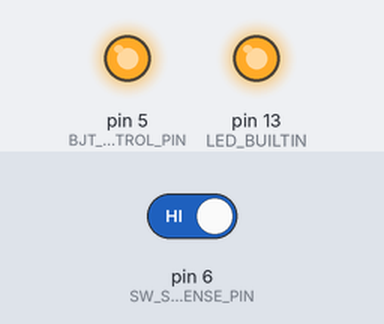
This sketch was run on a simulated Arduino Uno, built with avr-gcc and run on an emulated ATmega328P. Parts: output pins drawn as LEDs (lit = HIGH). The inputs (shaded band) are chosen by the test bench; at power-on: pin 6 (SW_STATE_SENSE_PIN) HIGH.

Above: at 0.2 s.
At 1.7 s:
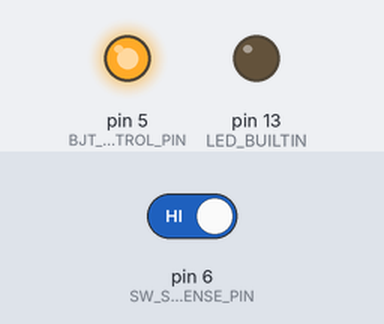
Timing chart, 0 to 3.2 s (numbered marks = the images above):
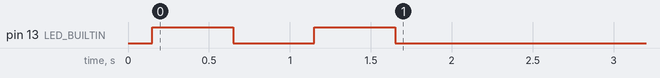

The sketch:

Push-button_ON-OFF.ino
```cpp
/*
  Long press push-button to turn Arduino ON and OFF

  - The necessary circuit is shown in Push-button_ON-OFF.png

  - The nice thing about this circuit is that you can completly turn OFF
    your Arduino by just setting the BJT_BASE_CONTROL_PIN to LOW. As an
    alternative you could put the MCU to sleep and wake-up with a button
    triggered interrupt, but that would always use some power.
*/
const byte BJT_BASE_CONTROL_PIN = 5;
const byte SW_STATE_SENSE_PIN = 6;
const unsigned long btnPressOnMs = 150;   // in ms
const unsigned long btnPressOffMs = 1500; // in ms
unsigned long btnPressStartMillis;
bool btnPressed = false;

void setup()
{
  // Keep us ON after btnPressOnMs
  pinMode(BJT_BASE_CONTROL_PIN, OUTPUT);
  digitalWrite(BJT_BASE_CONTROL_PIN, LOW);
  delay(btnPressOnMs);
  digitalWrite(BJT_BASE_CONTROL_PIN, HIGH);

  // To read the push-button state
  pinMode(SW_STATE_SENSE_PIN, INPUT_PULLUP);

  // Built-in LED status
  pinMode(LED_BUILTIN, OUTPUT);
  digitalWrite(LED_BUILTIN, HIGH);
  delay(500);
  digitalWrite(LED_BUILTIN, LOW);
  delay(500);
  digitalWrite(LED_BUILTIN, HIGH);
  delay(500);
  digitalWrite(LED_BUILTIN, LOW);
}

static void pollBtnPowerOff()
{
  if (digitalRead(SW_STATE_SENSE_PIN) == LOW) // pressed?
  {
    unsigned long currentMillis = millis();
    if (!btnPressed)
    {
      btnPressed = true;
      btnPressStartMillis = currentMillis;
    }
    else if (currentMillis - btnPressStartMillis > btnPressOffMs)
    {
      // Turn us OFF
      for (int i = 0 ; i < 5 ; i++)
      {
        digitalWrite(LED_BUILTIN, HIGH);
        delay(70);
        digitalWrite(LED_BUILTIN, LOW);
        delay(70);
      }
      digitalWrite(BJT_BASE_CONTROL_PIN, LOW);
      while (true);
    }
  }
  else
    btnPressed = false;
}

void loop()
{
  // Poll button for power OFF
  pollBtnPowerOff();

  // Do other things
  // ...
}
```
